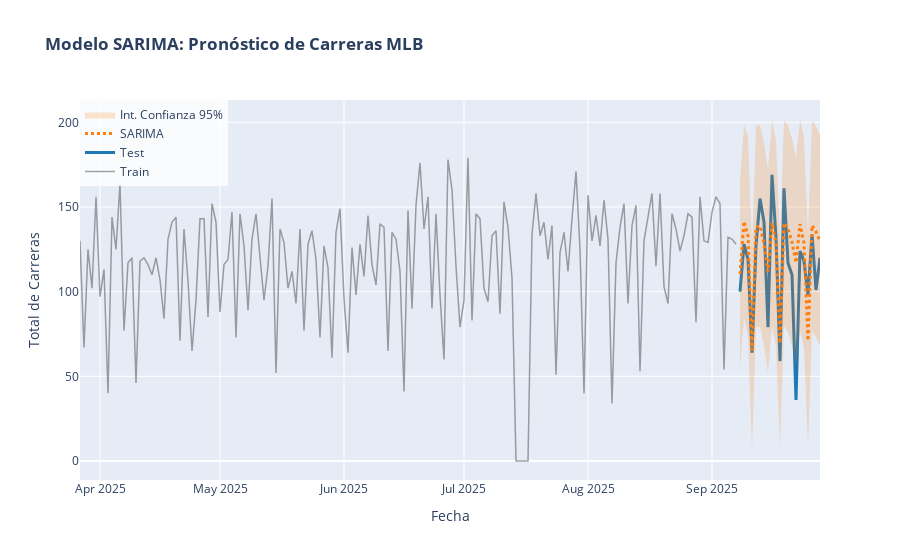

Notebook cell for this chart:
### Code cell
# @title Realizamos modelo y graficamos
TEST_DAYS = 21

train = ts_mlb.iloc[:-TEST_DAYS]
test = ts_mlb.iloc[-TEST_DAYS:]

# Con utilizar una diferenciacion es suficiente, tu decides cual utilizar
# (revisa la forma canónica) para verificar que el modelo despues de simplificar
# ya se trata de una serie estacionaria
model = SARIMAX(train,
                order=(5, 0, 5),
                seasonal_order=(2, 0, 2, 7))

results = model.fit(disp=False)

# Predecimos n pasos hacia el futuro (donde n = tamaño del test)
forecast_object = results.get_forecast(steps=len(test))
forecast_vals = forecast_object.predicted_mean
conf_int = forecast_object.conf_int(alpha=0.05) # Intervalo del 95%

# Metricas de error
rmse = np.sqrt(mean_squared_error(test, forecast_vals))
# Ojo con el MAPE, hay algunos días con 0 carreras y esto da valores muy grandes
mape = mean_absolute_percentage_error(test, forecast_vals)
mae = mean_absolute_error(test, forecast_vals)


print(f"\n--- Errores del modelo ---")
print(f"RMSE: {rmse:.2f} Carreras")
print(f"MAPE: {mape:.2%}")
print(f"MAE: {mae:.2f} Carreras")

print(results.summary())

# Grafica
fig = go.Figure()

# Train
fig.add_trace(go.Scatter(
    x=train.index, y=train,
    mode='lines',
    name='Train',
    line=dict(color='rgba(100, 100, 100, 0.6)', width=1.5)
))

# Test
fig.add_trace(go.Scatter(
    x=test.index, y=test,
    name='Test',
    line=dict(color='#1f77b4', width=3),
    marker=dict(size=6)
))

# Forecast
fig.add_trace(go.Scatter(
    x=test.index, y=forecast_vals,
    name='SARIMA',
    line=dict(color='#ff7f0e', width=3, dash='dot')
))

# Intervalos de Confianza
fig.add_trace(go.Scatter(
    x=conf_int.index, y=conf_int.iloc[:, 0],
    mode='lines', line=dict(width=0), showlegend=False, hoverinfo='skip'
))
fig.add_trace(go.Scatter(
    x=conf_int.index, y=conf_int.iloc[:, 1],
    mode='lines', line=dict(width=0), fill='tonexty',
    fillcolor='rgba(255, 127, 14, 0.2)',
    name='Int. Confianza 95%', hoverinfo='skip'
))

# Titulos
fig.update_layout(
    title=f'<b>Modelo SARIMA: Pronóstico de Carreras MLB</b><br><sup>',
    xaxis_title='Fecha',
    yaxis_title='Total de Carreras',
    legend=dict(x=0, y=1, bgcolor='rgba(255,255,255,0.8)'),
    hovermode="x unified"
)

fig.show()

### Figure 1 — Plotly figure (JSON) as saved in the notebook; plotly's stock layout.template omitted (floating-point values rounded to 4 significant figures; data arrays with more than 128 entries replaced by an {"elided": "..."} marker saying what was removed)
{"data": [{"line": {"color": "rgba(100, 100, 100, 0.6)", "width": 1.5}, "mode": "lines", "name": "Train", "type": "scatter", "x": {"elided": "165 str values"}, "y": {"elided": "165 int values"}}, {"line": {"color": "#1f77b4", "width": 3}, "marker": {"size": 6}, "name": "Test", "type": "scatter", "x": ["2025-09-08T00:00:00.000000000", "2025-09-09T00:00:00.000000000", "2025-09-10T00:00:00.000000000", "2025-09-11T00:00:00.000000000", "2025-09-12T00:00:00.000000000", "2025-09-13T00:00:00.000000000", "2025-09-14T00:00:00.000000000", "2025-09-15T00:00:00.000000000", "2025-09-16T00:00:00.000000000", "2025-09-17T00:00:00.000000000", "2025-09-18T00:00:00.000000000", "2025-09-19T00:00:00.000000000", "2025-09-20T00:00:00.000000000", "2025-09-21T00:00:00.000000000", "2025-09-22T00:00:00.000000000", "2025-09-23T00:00:00.000000000", "2025-09-24T00:00:00.000000000", "2025-09-25T00:00:00.000000000", "2025-09-26T00:00:00.000000000", "2025-09-27T00:00:00.000000000", "2025-09-28T00:00:00.000000000"], "y": [100, 128, 119, 64, 127, 155, 141, 79, 169, 132, 59, 161, 117, 110, 36, 124, 118, 98, 134, 101, 120]}, {"line": {"color": "#ff7f0e", "dash": "dot", "width": 3}, "name": "SARIMA", "type": "scatter", "x": ["2025-09-08T00:00:00.000000000", "2025-09-09T00:00:00.000000000", "2025-09-10T00:00:00.000000000", "2025-09-11T00:00:00.000000000", "2025-09-12T00:00:00.000000000", "2025-09-13T00:00:00.000000000", "2025-09-14T00:00:00.000000000", "2025-09-15T00:00:00.000000000", "2025-09-16T00:00:00.000000000", "2025-09-17T00:00:00.000000000", "2025-09-18T00:00:00.000000000", "2025-09-19T00:00:00.000000000", "2025-09-20T00:00:00.000000000", "2025-09-21T00:00:00.000000000", "2025-09-22T00:00:00.000000000", "2025-09-23T00:00:00.000000000", "2025-09-24T00:00:00.000000000", "2025-09-25T00:00:00.000000000", "2025-09-26T00:00:00.000000000", "2025-09-27T00:00:00.000000000", "2025-09-28T00:00:00.000000000"], "y": [110.4, 141.5, 132.9, 65.31, 138.2, 138.9, 128.2, 111.9, 140.6, 128.6, 69.49, 140.5, 137.2, 129.2, 117.1, 139.9, 128.7, 71.07, 139.1, 135.3, 129.9]}, {"hoverinfo": "skip", "line": {"width": 0}, "mode": "lines", "showlegend": false, "type": "scatter", "x": ["2025-09-08T00:00:00.000000000", "2025-09-09T00:00:00.000000000", "2025-09-10T00:00:00.000000000", "2025-09-11T00:00:00.000000000", "2025-09-12T00:00:00.000000000", "2025-09-13T00:00:00.000000000", "2025-09-14T00:00:00.000000000", "2025-09-15T00:00:00.000000000", "2025-09-16T00:00:00.000000000", "2025-09-17T00:00:00.000000000", "2025-09-18T00:00:00.000000000", "2025-09-19T00:00:00.000000000", "2025-09-20T00:00:00.000000000", "2025-09-21T00:00:00.000000000", "2025-09-22T00:00:00.000000000", "2025-09-23T00:00:00.000000000", "2025-09-24T00:00:00.000000000", "2025-09-25T00:00:00.000000000", "2025-09-26T00:00:00.000000000", "2025-09-27T00:00:00.000000000", "2025-09-28T00:00:00.000000000"], "y": [55.36, 84.59, 73.6, 5.9, 78.78, 79.24, 68.61, 51.92, 79.86, 67.74, 8.623, 79.66, 76.15, 68.02, 55.21, 77.89, 66.59, 8.942, 76.85, 73.06, 67.63]}, {"fill": "tonexty", "fillcolor": "rgba(255, 127, 14, 0.2)", "hoverinfo": "skip", "line": {"width": 0}, "mode": "lines", "name": "Int. Confianza 95%", "type": "scatter", "x": ["2025-09-08T00:00:00.000000000", "2025-09-09T00:00:00.000000000", "2025-09-10T00:00:00.000000000", "2025-09-11T00:00:00.000000000", "2025-09-12T00:00:00.000000000", "2025-09-13T00:00:00.000000000", "2025-09-14T00:00:00.000000000", "2025-09-15T00:00:00.000000000", "2025-09-16T00:00:00.000000000", "2025-09-17T00:00:00.000000000", "2025-09-18T00:00:00.000000000", "2025-09-19T00:00:00.000000000", "2025-09-20T00:00:00.000000000", "2025-09-21T00:00:00.000000000", "2025-09-22T00:00:00.000000000", "2025-09-23T00:00:00.000000000", "2025-09-24T00:00:00.000000000", "2025-09-25T00:00:00.000000000", "2025-09-26T00:00:00.000000000", "2025-09-27T00:00:00.000000000", "2025-09-28T00:00:00.000000000"], "y": [165.5, 198.4, 192.1, 124.7, 197.6, 198.5, 187.9, 172.0, 201.4, 189.4, 130.3, 201.4, 198.3, 190.3, 179.0, 201.9, 190.8, 133.2, 201.4, 197.6, 192.2]}], "layout": {"hovermode": "x unified", "legend": {"bgcolor": "rgba(255,255,255,0.8)", "x": 0, "y": 1}, "title": {"text": "<b>Modelo SARIMA: Pronóstico de Carreras MLB</b><br><sup>"}, "xaxis": {"title": {"text": "Fecha"}}, "yaxis": {"title": {"text": "Total de Carreras"}}}}
